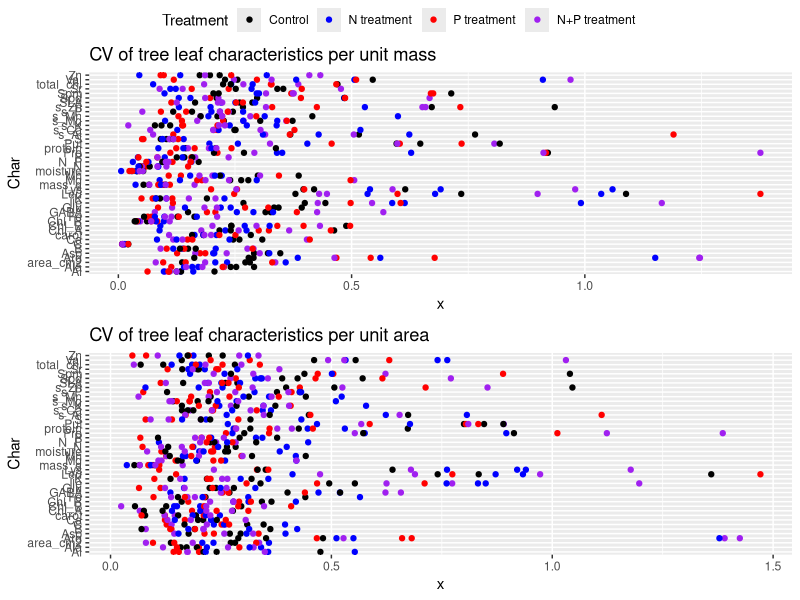
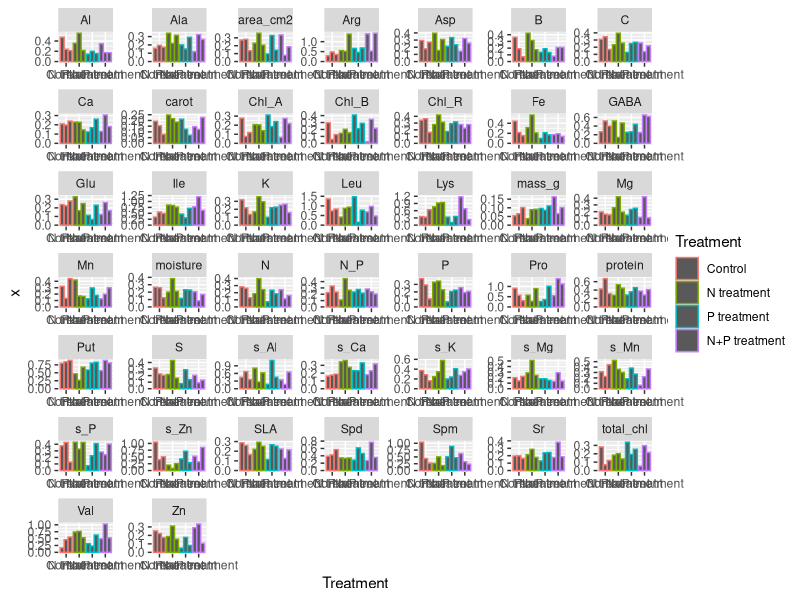
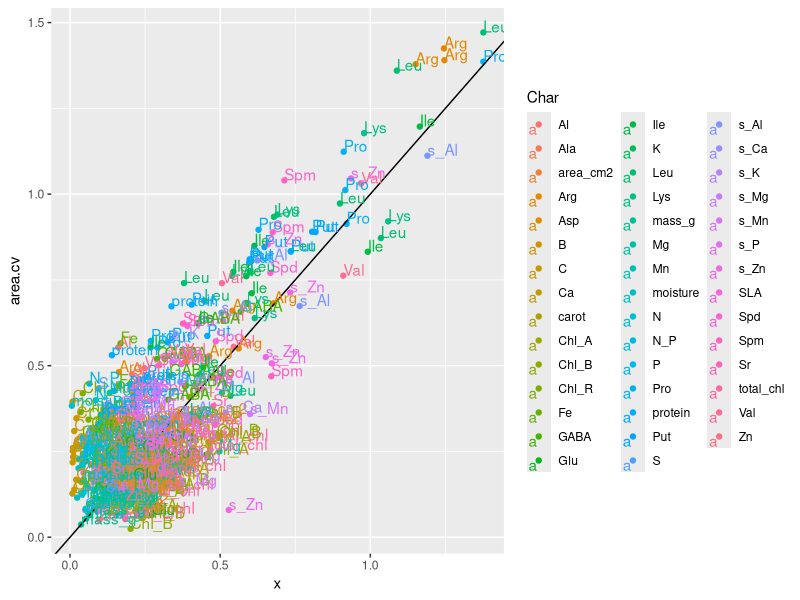
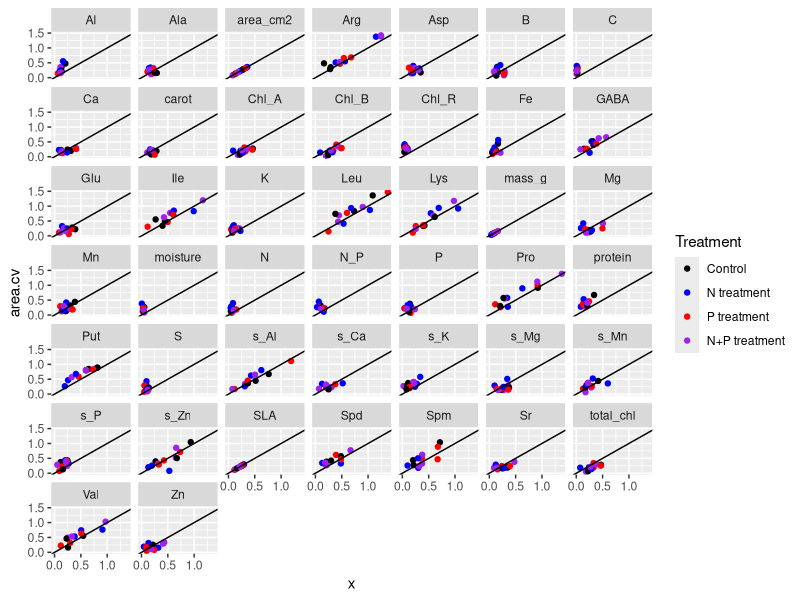
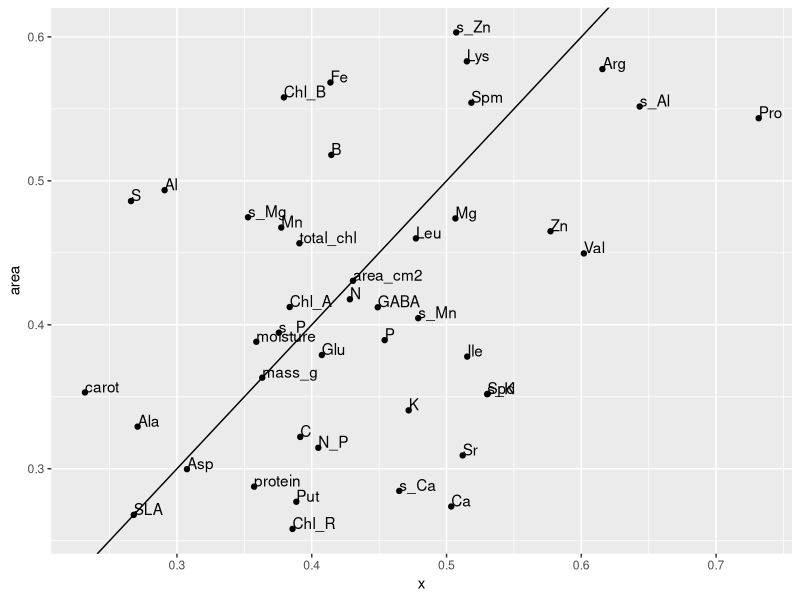

Recreate these plots in R, in order. (Note: this script raises an error after producing the figures.)
## R code for data analysis for sugar maple crown N*P.
## Alex Young   4/7/2020
## alexyoung.116@gmail.com

library(data.table)
library(tidyr)
library(ggplot2)
library(ggpubr)



#samp<-read.csv("Data/MELNHE_SugarMapleCrownDepth.csv")
samp<-read.csv("better_melnhe_sugar_maple_crown_depth.csv", header=T)
###samp$br<-paste(samp$Tree_ID, samp$dfromtop)
head(samp)
samp$Treatment <- factor(samp$trmt,levels=c("Control","N treatment","P treatment","N+P treatment"))
samp$trmt <- factor(samp$trmt,levels=c("Control","N treatment","P treatment","N+P treatment"))
samp$Tree_ID<-as.numeric(samp$Tree_ID)

# tree level information
# tree<-read.csv("Data/Tree_info_MELNHE_sugar_maple_crown.csv")
# tree<-tree[, c(1:6)]

# moisture analysis
# second<-read.csv("Data/second_collection_MELNHE_SugarMapleCrownDepth.csv")
# second$br<-paste(second$Tree.ID, second$dfromtop)
# second$moisture<-(second$wetmass2_g-second$mass2_g)/second$wetmass2_g
# samp$moisture<-second$moisture[match(samp$br, second$br)]
# write.csv(samp[,c(1:53,55)], file="better_melnhe_sugar_maple_crown_depth.csv")
# ggplot(samp, aes(x=scaled, col=Treatment,y=moisture))+geom_point()+
#  scale_color_manual(values=c("black","blue","red","purple"))+  facet_wrap(~Stand)+coord_flip()+  geom_smooth(method="lm")+
#  labs(y = bquote('Moisture content (%)'), x = bquote('Depth in crown '~(scaled)))+
#  scale_x_reverse( lim=c(1,0), breaks=seq(0,1,.5))+  theme_classic()+ggtitle("Dry to wet mass comparison for second collection of leaves")



# CV for leaf char- go to long format
names(samp)
samp_long<-gather(samp, "chx","value",12:55 )
CV <- function(x) {sd(x,na.rm=T)/mean(x, na.rm=T)}

# dvar is per unit mass.
dvar <- aggregate(samp_long$value, 
        by=list(Char=samp_long$chx, Ntrmt=samp_long$Ntrmt,Ptrmt=samp_long$Ptrmt, 
                Treatment=samp_long$Treatment, Stand=samp_long$Stand),
        FUN= CV)
dvar

## avar is per unit area.
# IF you want to assess the traits per unit Area rather than Mass
pre_samp_area<-samp[,c(15:55)]/samp$SLA
samp_area<-cbind(samp[,c(1:14)],pre_samp_area)
samp_area$Treatment <- factor(samp_area$trmt,levels=c("Control","N treatment","P treatment","N+P treatment"))

names(samp_area)
dim(samp)
dim(samp_area)

names(samp_area)
samp_long_area<-gather(samp_area, "chx","value",12:55 )
names(samp_long_area)

avar <- aggregate(samp_long_area$value, 
                  by=list(Char=samp_long_area$chx, Ntrmt=samp_long_area$Ntrmt,Ptrmt=samp_long_area$Ptrmt, 
                          Treatment=samp_long_area$Treatment, Stand=samp_long_area$Stand),
                  FUN= CV)
avar


g1<-ggplot(dvar, aes(x=Char, y=x, col=Treatment, group=Stand))+
  geom_point()+coord_flip()+ggtitle("CV of tree leaf characteristics per unit mass")+
  scale_color_manual(values=c("black","blue","red","purple"))

g2<-ggplot(avar, aes(x=Char, y=x, col=Treatment, group=Stand))+
  geom_point()+coord_flip()+ggtitle("CV of tree leaf characteristics per unit area")+
  scale_color_manual(values=c("black","blue","red","purple"))

ggarrange(g1, g2, common.legend=T, nrow=2)

ggplot(avar, aes(x=Treatment, y=x, col=Treatment, group=Stand))+
  geom_bar(stat="identity",position=position_dodge())+facet_wrap(~Char, scales="free")

head(avar)
dvar$area.cv<-avar$x
head(dvar)

ggplot(dvar, aes(x=x, y=area.cv, col=Char, label=Char, group=Stand))+
  geom_point()+
  #scale_color_manual(values=c("black","blue","red","purple"))+
  geom_abline()+geom_text(aes(label=Char),hjust=0, vjust=0)


ggplot(dvar, aes(x=x, y=area.cv, col=Treatment, label=Char, group=Stand))+
  geom_point()+
  scale_color_manual(values=c("black","blue","red","purple"))+
  geom_abline()+facet_wrap(~Char)


#geom_text(aes(label=Char),hjust=0, vjust=0)


#### overall CV  for avar and dvar
cvmeana <- aggregate(avar$x, 
                  by=list(Char=avar$Char),FUN= CV)

cvmeand <- aggregate(dvar$x, 
                     by=list(Char=avar$Char),FUN= CV)

cvmeand$area<-cvmeana$x

ggplot(cvmeand, aes(x=x, y=area, label=Char))+geom_point()+geom_abline()+
  geom_text(aes(label=Char),hjust=0, vjust=0)





# Additional formating
abcd<- as.data.frame(rbindlist(output.mass))
abcd
colnames(abcd)<-c("Tree_ID","Stand","t.height.m","trmt","Ntrmt","Ptrmt","intercept","slope")
abcd$trmt<-factor(abcd$trmt, levels=c("Con","N","P","NP"))

head(abcd)

names(samp)

abcd$var.names<-rep(names(samp)[c(12:55)], each=12)



## gather the slope and intercept column into a longer dataframe
head(abcd)
abcd.g<-gather(abcd,"var","value",7:8)

head(abcd.g)

# spread dataframe so slope or intercept is in one column
sm.mass<-spread(abcd.g, var.names , value)
head(sm.mass)
# make slope dataframe
sm.slo<-sm.mass[sm.mass$var=="slope",]
# make intercept dataframe
sm.int<-sm.mass[sm.mass$var=="intercept",]
# make average dataframe 
sm.a<-aggregate(samp[ ,c(12:55)], list(Tree_ID=samp$Tree_ID), FUN = mean, na.rm=T)




## add in tree information 
sm.a$Stand<-tree$Stand[match(sm.a$Tree_ID,tree$Tree_ID)]
sm.a$dbh.cm<-tree$dbh.cm[match(sm.a$Tree_ID,tree$Tree_ID)]
sm.a$t.height.m<-tree$t.height.m[match(sm.a$Tree_ID,tree$Tree_ID)]
sm.a$trmt<-tree$trmt[match(sm.a$Tree_ID,tree$Tree_ID)]
sm.a$Ntrmt<-tree$Ntrmt[match(sm.a$Tree_ID,tree$Tree_ID)]
sm.a$Ptrmt<-tree$Ptrmt[match(sm.a$Tree_ID,tree$Tree_ID)]
sm.a$var<-c("ave")


# re-order sm.a to be consistent with sm.int and sm.slo
dim(sm.a)
dim(sm.a)
names(sm.a)
names(sm.int)


sm.a.order<-sm.a[ ,c(1, 46:51,2:45)]
names(sm.a.order)
dim(sm.a.order)
## quick spread and gather to alphabatize the var names
names(sm.a.order)
dim(sm.a.order)
spra<-gather(sm.a.order, "var.names","value",8:51) #
sm.ave<-spread(spra, var.names , value)

names(sm.ave)
##########################
sm.int$trmt<-factor(sm.int$trmt, levels=c("Con","N","P","NP"))
sm.ave$trmt<-factor(sm.ave$trmt, levels=c("Con","N","P","NP"))

##################################################################################

ggplot(sm.int, aes(x=trmt, col=trmt,y=moisture))+geom_point()+
  scale_color_manual(values=c("black","blue","red","purple"))+
  facet_wrap(~Stand)+
  labs(y = bquote('Moisture content (%)'), x = bquote('Depth in crown '~(scaled)))+
#  scale_x_reverse( lim=c(1,0), breaks=seq(0,1,.5))+
  theme_classic()+ggtitle("Moisture content for second collection of leaves")





############################################################################################
## check point!
# spot check
head(sm.int[ ,1:10])
head(sm.slo[ ,1:10])
head(sm.ave[ ,1:10])
dim(sm.slo) # Each should have 12 rows, 51 columns
dim(sm.int)
dim(sm.ave)

# ###########
# ###  write out to .csv for easier graphing or inspection
# write.csv(sm.slo, "mass_scaled_slopes_4_15_21.csv")
# write.csv(sm.ave, "mass_scaled_average_4_15_21.csv")
# write.csv(sm.int, "mass_scaled_intercepts_4_15_21.csv")
# ###########################################################
#


# model m3 is made using the package nlme
# m3 is a mixed effect model Fixed is N*P, random effect is Stand
library(nlme)
m3 <- lme(Al ~ Ntrmt*Ptrmt, random=~1|Stand, data=sm.ave)
summary(m3)
anova(m3)



###############################################
### Functions for statistical anova
aov.slope <- function(y, Stand, Ntrmt, Ptrmt){
  #1 aov for slope
  slope1<-anova(lmer(y~ Ntrmt*Ptrmt+(1|Stand)))
  return(slope1)}

aov.intc <- function(y, Stand, Ntrmt, Ptrmt){
  #1 aov for intercept
  intc1<-anova(lmer(y~ Ntrmt*Ptrmt+(1|Stand)))
  return(intc1)}

aov.ave <- function(y, Stand, Ntrmt, Ptrmt){
  #1 aov for average
  ave1<-anova(lmer(y~ Ntrmt*Ptrmt+(1|Stand)))
  return(ave1)}


names(sm.slo)

#####################################################
##3 creat output of functions
output.slo.mass<-list()
for(i in c(8:51)){ 
  y = sm.slo[,i]
  Stand= sm.slo$Stand
  Ntrmt=sm.slo$Ntrmt
  Ptrmt=sm.slo$Ptrmt
  output.slo.mass[[i-7]] <- aov.slope(y, Stand, Ntrmt, Ptrmt)}
##3 c
output.intc.mass<-list()
names(sm.int)
for(i in c(8:51)){ 
  y = sm.int[,i]
  Stand= sm.int$Stand
  Ntrmt=sm.int$Ntrmt
  Ptrmt=sm.int$Ptrmt
  output.intc.mass[[i-7]] <- aov.intc(y, Stand, Ntrmt, Ptrmt)}
##  average aov for loop

names(sm.ave)
output.mass.ave<-list()
for(i in c(8:51)){ 
  y = sm.ave[,i]
  Stand= sm.ave$Stand
  Ntrmt=sm.ave$Ntrmt
  Ptrmt=sm.ave$Ptrmt
  output.mass.ave[[i-7]] <- aov.ave(y, Stand, Ntrmt, Ptrmt)}

# INTERCEPT
d.int<- as.data.frame(rbindlist(output.intc.mass))
d.int$Source<-rep(c("N","P","N*P"))
d.int$variable<-rep(names(sm.int)[c(8:51)], each=3)
d.int$type<-c("Intercept")
d.int<-d.int[ ,c(9,7,8,1,2,3,4,5,6)]

d.int

# SLOPE
d.slo<- as.data.frame(rbindlist(output.slo.mass))
d.slo$Source<-rep(c("N","P","N*P"))
d.slo$variable<-rep(names(sm.slo)[c(8:51)], each=3)
d.slo$type<-c("Slope")
d.slo<-d.slo[ ,c(9,7,8,1,2,3,4,5,6)]


# AVERAGE
d.ave<- as.data.frame(rbindlist(output.mass.ave))
d.ave$Source<-rep(c("N","P","N*P"))
d.ave$variable<-rep(names(sm.ave)[c(8:51)], each=3)
d.ave$type<-c("Average")
d.ave<-d.ave[ ,c(9,7,8,1,2,3,4,5,6)]

dim(d.slo) #215 rows, 8 col
dim(d.ave)
dim(d.int)


pism<-rbind( d.slo , d.int, d.ave)

pism
## add leaf characteristic
pism$leaf.char[pism$variable=="area_cm2"]<-"Physical characteristics"
pism$leaf.char[pism$variable=="mass_g"]<-"Physical characteristics"
pism$leaf.char[pism$variable=="SLA"]<-"Physical characteristics"

pism$leaf.char[pism$variable=="total_chl"]<-"Photosynthetic pigments"
pism$leaf.char[pism$variable=="carot"]<-"Photosynthetic pigments"
pism$leaf.char[pism$variable=="Chl_R"]<-"Photosynthetic pigments"

pism$leaf.char[pism$variable=="Ala"]<-"Amino acids"
pism$leaf.char[pism$variable=="GABA"]<-"Amino acids"
pism$leaf.char[pism$variable=="Glu"]<-"Amino acids"
pism$leaf.char[pism$variable=="Val"]<-"Amino acids"

pism$leaf.char[pism$variable=="Put"]<-"Polyamines"
pism$leaf.char[pism$variable=="Spd"]<-"Polyamines"
pism$leaf.char[pism$variable=="Spm"]<-"Polyamines"

pism$leaf.char[pism$variable=="C"]<-"Elements"
pism$leaf.char[pism$variable=="Mg"]<-"Elements"
pism$leaf.char[pism$variable=="Ca"]<-"Elements"
pism$leaf.char[pism$variable=="Al"]<-"Elements"
pism$leaf.char[pism$variable=="B"]<-"Elements"
pism$leaf.char[pism$variable=="Mn"]<-"Elements"
pism$leaf.char[pism$variable=="N"]<-"Elements"
pism$leaf.char[pism$variable=="N_P"]<-"Elements"
pism$leaf.char[pism$variable=="P"]<-"Elements"
pism$leaf.char[pism$variable=="S"]<-"Elements"
pism$leaf.char[pism$variable=="Zn"]<-"Elements"

head(pism)
#write.csv(pism, file="supplemental_table_2.csv")

#### DO P VALUE CORRECTION

a<-p.adjust(pism$`Pr(>F)`, method ="BH", n = length(pism$`Pr(>F)`))
table(a<0.05)

a

p.adjust.methods
# c("holm", "hochberg", "hommel", "bonferroni", "BH", "BY",
#   "fdr", "none")




###############################################################################
pval<-spread(pism[ ,c("leaf.char","variable","Source","type","Pr(>F)")], Source,'Pr(>F)')
head(pval)

pval<-pval[ ,c(1,3,2,4,6,5)]

fp<-cbind(pval[pval$type=="Slope",],pval[pval$type=="Intercept",],pval[pval$type=="Average",] )
head(fp)
fp<-fp[ ,c(1,3,2,4,5,6,8,10,11,12,14,16,17,18)]
head(fp)



t.test(sm.slo$Chl_A)
names(sm.slo)
ggplot(sm.slo, aes(x=trmt, y=Chl_B))+geom_point()

####################################
## overall slope test
slope.zero <- function(y){
  a<- t.test(y)
  p.val<-a$p.value
  mean<-a$estimate[1]
  low.cf<-a$conf.int[1]
  upp.cf<-a$conf.int[2]
  variable<-paste(colnames(sm.slo[i]))
  e<-cbind(variable, p.val, mean, low.cf, upp.cf)
  return(e)}

out.t<-list()
for(i in c(8:51)){ 
  y = sm.slo[,i]
  out.t[[i-7]] <- slope.zero(y)}

load <- data.frame()
for(i in 1:length(out.t)){
  x <- out.t[[i]]
  x <- data.frame(y=as.matrix(x))
  load <- rbind(load, x)}

head(load,40)

head(fp)


fp$mean.slope<-load$y.mean[match(fp$variable, load$y.variable)]
fp$slope.pval<-load$y.p.val[match(fp$variable, load$y.variable)]

head(fp)

names(fp)
fp<-fp[ ,c(1,2,15,16,3:14)]
head(fp)
names(fp)


## order fp by the order of variables. 

order<-seq(1:43)
name<-c("mass_g",	"area_cm2"	,"SLA"	,"protein","total_chl",	"carot"	, "Chl_R"	,"C","N","P","N_P",	"Ca","Mg","Mn","Al",	"B",	"Zn",	"S"	,	"Ala",	"GABA",	"Glu",	"Val",	"Put",	"Spd"	,"Spm"	,"Chl_A",	"Chl_B"	,"Fe"	,"K"	,"Sr",	"Arg",	"Asp",	"Ile",	"Leu"	,"Lys",	"Pro"		,"s_Al"	,"s_Ca"	,"s_K",	"s_Mn",	"s_P"	,"s_Mg"	,"s_Zn")
length(name)
vord<-as.data.frame(order, name)
vord$name<-rownames(vord)
vord$order<-as.numeric(vord$order)

str(vord)
vord

fp$vord<-vord$order [match(fp$variable, vord$name)]
fp<-fp[order(fp$vord),]
head(fp)

fp[10:20,]


summary(samp$area_cm2)
summary(samp$mass_g)

(50.3-34.37) / 44.14
(0.54-0.45)/0.4987


write.csv(fp, file="thesis_p_values_4_17_2020.csv")





######################################################
# look here to normalize its slope by the IQR
sm.slo
head(sm.slo)
names(samp)
dim(samp)
###  get IQR for each tree
sm.iqr<-aggregate(samp[ ,c(12:54)], list(Tree_ID=samp$Tree_ID, Stand=samp$Stand), FUN = IQR, na.rm=T)

tail(sm.iqr)

head(samp)


# gather sm.slo and sm.iqr
names(sm.iqr)
giqr<-gather(sm.iqr, "variable","value",3:45)
head(giqr)
dim(giqr)
names(sm.slo)
gslo<-gather(sm.slo, "variable","value",8:51)
dim(gslo)

#formatting


gslo$slope<-as.numeric(gslo$value)
names(gslo)

giqr$unique<-paste(giqr$Tree_ID, giqr$Stand, giqr$variable)
head(giqr$unique)
gslo$unique<-paste(gslo$Tree_ID,gslo$Stand, gslo$variable)

## Make giqr half as long?
length(giqr$unique)
length(gslo$unique)




giqr[giqr$variable=="protein",]
gslo[gslo$variable=="protein",]

head(giqr)
giqr$variable<-factor(giqr$variable, levels=c("mass_g", "area_cm2","SLA","C","N","P","Ca","Mg","Mn","Al","B","Zn","N_P","total_chl","carot","Chl_R","Ala","GABA","Glu","Val","protein","Put","Spm","Spd"))
dim(giqr)

giqr<-na.omit(giqr) # There were a lot of NAs?

## Now bring in iqr that they are the same length
gslo$iqr<-giqr$value[match(gslo$unique, giqr$unique)]

gslo$normalized<-gslo$slope/gslo$iqr



gslo$variable<-as.character(gslo$variable)

######## Figure 2!
## add leaf characteristic
table(f2$variable)
gslo$Group[gslo$variable=="area_cm2"]<-"Physical characteristics"
gslo$Group[gslo$variable=="mass_g"]<-"Physical characteristics"
gslo$Group[gslo$variable=="SLA"]<-"Physical characteristics"

gslo$Group[gslo$variable=="total_chl"]<-"Photosynthetic pigments"
gslo$Group[gslo$variable=="carot"]<-"Photosynthetic pigments"
gslo$Group[gslo$variable=="Chl_R"]<-"Photosynthetic pigments"

gslo$Group[gslo$variable=="Ala"]<-"Amino acids"
gslo$Group[gslo$variable=="GABA"]<-"Amino acids"
gslo$Group[gslo$variable=="Glu"]<-"Amino acids"
gslo$Group[gslo$variable=="Val"]<-"Amino acids"

gslo$Group[gslo$variable=="Put"]<-"Polyamines"
gslo$Group[gslo$variable=="Spd"]<-"Polyamines"
gslo$Group[gslo$variable=="Spm"]<-"Polyamines"

gslo$Group[gslo$variable=="C"]<-"Elements"
gslo$Group[gslo$variable=="Mg"]<-"Elements"
gslo$Group[gslo$variable=="Ca"]<-"Elements"
gslo$Group[gslo$variable=="Al"]<-"Elements"
gslo$Group[gslo$variable=="B"]<-"Elements"
gslo$Group[gslo$variable=="Mn"]<-"Elements"
gslo$Group[gslo$variable=="N"]<-"Elements"
gslo$Group[gslo$variable=="N_P"]<-"Elements"
gslo$Group[gslo$variable=="P"]<-"Elements"
gslo$Group[gslo$variable=="S"]<-"Elements"
gslo$Group[gslo$variable=="Zn"]<-"Elements"


gslo$Group[gslo$variable=="protein"]<-"Soluble protein"


table(gslo$variable, gslo$Group)




gslo$variable<-factor(gslo$variable, levels=c("SLA", "area_cm2","mass_g","Ca","N","B","N_P","Zn","P","Mg","Mn","Al","C","total_chl","carot","Chl_R","Ala","GABA","Glu","Val","protein","Put","Spm","Spd"))

table(gslo$trmt)
gslo$trmt<-factor(gslo$trmt, levels=c("Con","N","P","NP"))
table(gslo$Group)
gslo$Group<-factor(gslo$Group, levels=c("Physical characteristics","Elements","Photosynthetic pigments","Amino acids","Polyamines", "Soluble protein"))

# 
head(gslo)
table(gslo$variable)


head(gslo)

## AY wants to average by stand, calculate SE-  graph



avg<-aggregate(gslo$normalized, by=list(Stand=gslo$Stand, Group=gslo$Group, variable=gslo$variable), FUN="mean")
avg$group<-paste(avg$Stand, avg$variable)
st.err <- function(x) {  sd(x, na.rm=T)}
se<-aggregate(gslo$normalized, by=list(Stand=gslo$Stand,Group=gslo$Group,variable=gslo$variable), FUN=st.err)
se$group<-paste(se$Stand, se$variable)
avg$se<-se$x[match(avg$group, se$group)]
avg$normalized<-avg$x
library(ggplot2)

## Make sure they're ordered correctly
avg<-na.omit(avg)
avg$variable<-factor(avg$variable, levels=c("SLA", "area_cm2","mass_g","Zn","Mg","Ca","P","B","N","Mn","N_P","C","Al","Glu","Ala","GABA","Val","protein","Put","Spm","Spd","total_chl","carot","Chl_R"))
#avg$Group<-factor(avg$Group, levels=c("Physical characteristics","Elements","Amino acids","Polyamines","Photosynthetic pigments"))

write.csv(avg, file="fig1_write_out.csv")
avg2<-read.csv("fig1_write_out.csv")
head(avg2)

gplo<-ggplot(avg, aes(x=variable,y=normalized, shape=Group))+
  scale_shape_manual(values=c(0,1,2,5,7,8))+xlab("")+coord_flip()+
  scale_color_manual(values=c("black","blue","red", "purple"))+
  geom_point(aes(size=.2), stroke=2)+theme_bw()+ylab("change with depth in the crown")+
  geom_errorbar(aes(ymin=normalized-se, ymax=normalized+se), width=.2)+ 
    theme(text=element_text(size=20))+guides(size=FALSE)+geom_hline(yintercept=0, linetype="dashed")+
  theme(panel.grid.major = element_blank(), panel.grid.minor = element_blank(),
        panel.background = element_blank(), axis.line = element_line(colour = "black"))+
  theme(legend.position="right",legend.box="vertical", legend.margin=margin())+theme(plot.title = element_text(hjust = 0.5))+
  theme(text=element_text(size=24))+
  guides(colour = guide_legend(override.aes = list(size=5)), shape = guide_legend(override.aes = list(size=5)))+
  theme(legend.title = element_blank())+scale_x_discrete(limits = rev(levels(gslo$variable)))
  #geom_vline(xintercept=3.5)+geom_vline(xintercept=8.5)
#  geom_vline(xintercept=11.5)+geom_vline(xintercept=21.5)

gplo



## FIGURE 1!
# for pdf.
dpi=300
tiff("05_03_thesis_fig_1.tif", width=12*dpi, height=8*dpi, res=dpi)
gplo
dev.off()


############# Don't go below`!`

avg.slo<-aggregate(f2$slope,by=list(variable=f2$variable, Group=f2$Group), FUN="mean", na.rm=T)
avg.iqr<-aggregate(f2$iqr,by=list(variable=f2$variable, Group=f2$Group), FUN="mean", na.rm=T)

head(avg.slo)
head(avg.iqr)

avg.slo$norm<-avg.slo$x/avg.iqr$x
g2<-ggplot(avg, aes(x=reorder(variable, x),y=x,col=Group, shape=Group))+
  scale_shape_manual(values=c(0,1,2,5,7))+xlab("")+coord_flip()+
  geom_point(aes(size=.8), stroke=2)+theme_bw()+ylab("Average slope value")+
  theme(text=element_text(size=20))+guides(size=FALSE)+geom_hline(yintercept=0, linetype="dashed")+
  theme(panel.grid.major = element_blank(), panel.grid.minor = element_blank(),
        panel.background = element_blank(), axis.line = element_line(colour = "black"))+
  theme(legend.position="right",legend.box="vertical", legend.margin=margin())+theme(plot.title = element_text(hjust = 0.5))+
  theme(text=element_text(size=24))+
  guides(colour = guide_legend(override.aes = list(size=5)), shape = guide_legend(override.aes = list(size=5)))+
  theme(legend.title = element_blank())

g3<-ggplot(avg, aes(x=reorder(variable, x),y=x,col=Group, shape=Group))+
  scale_shape_manual(values=c(0,1,2,5,7))+xlab("")+coord_flip()+
  geom_point(aes(size=.8), stroke=2)+theme_bw()+ylab("Average IQR value")+
  theme(text=element_text(size=20))+guides(size=FALSE)+geom_hline(yintercept=0, linetype="dashed")+
  theme(panel.grid.major = element_blank(), panel.grid.minor = element_blank(),
        panel.background = element_blank(), axis.line = element_line(colour = "black"))+
  theme(legend.position="right",legend.box="vertical", legend.margin=margin())+theme(plot.title = element_text(hjust = 0.5))+
  theme(text=element_text(size=24))+
  guides(colour = guide_legend(override.aes = list(size=5)), shape = guide_legend(override.aes = list(size=5)))+
  theme(legend.title = element_blank())
g3

g4<-ggplot(avg.slo, aes(x=reorder(variable, norm),y=norm,col=Group, shape=Group))+
  scale_shape_manual(values=c(0,1,2,5,7))+xlab("")+coord_flip()+
  geom_point(aes(size=.8), stroke=2)+theme_bw()+ylab("Relative change through the crown")+
  theme(text=element_text(size=20))+guides(size=FALSE)+geom_hline(yintercept=0, linetype="dashed")+
  theme(panel.grid.major = element_blank(), panel.grid.minor = element_blank(),
        panel.background = element_blank(), axis.line = element_line(colour = "black"))+
  theme(legend.position="right",legend.box="vertical", legend.margin=margin())+theme(plot.title = element_text(hjust = 0.5))+
  theme(text=element_text(size=24))+
  guides(colour = guide_legend(override.aes = list(size=5)), shape = guide_legend(override.aes = list(size=5)))+
  theme(legend.title = element_blank())
g4
